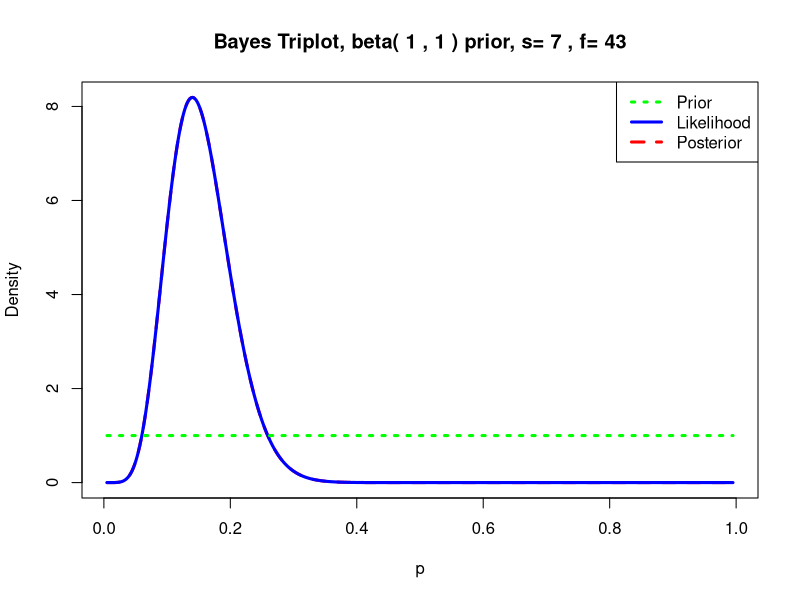
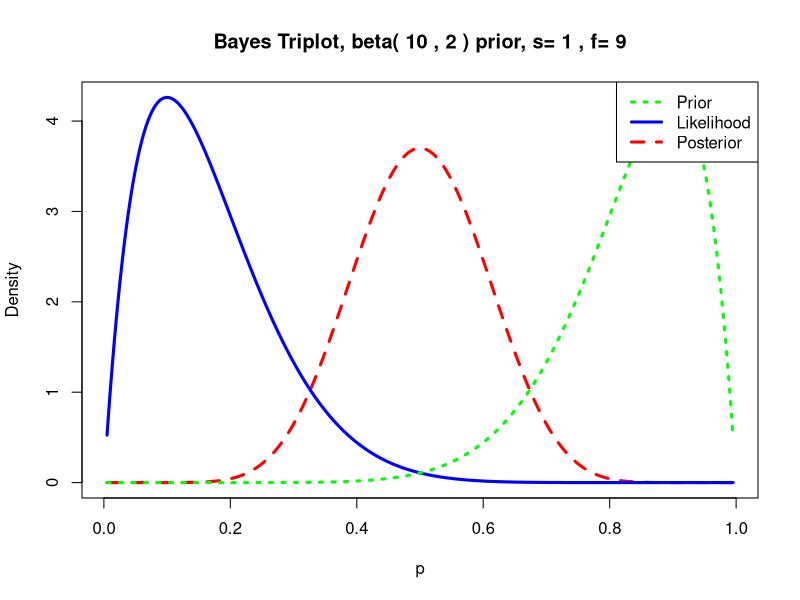
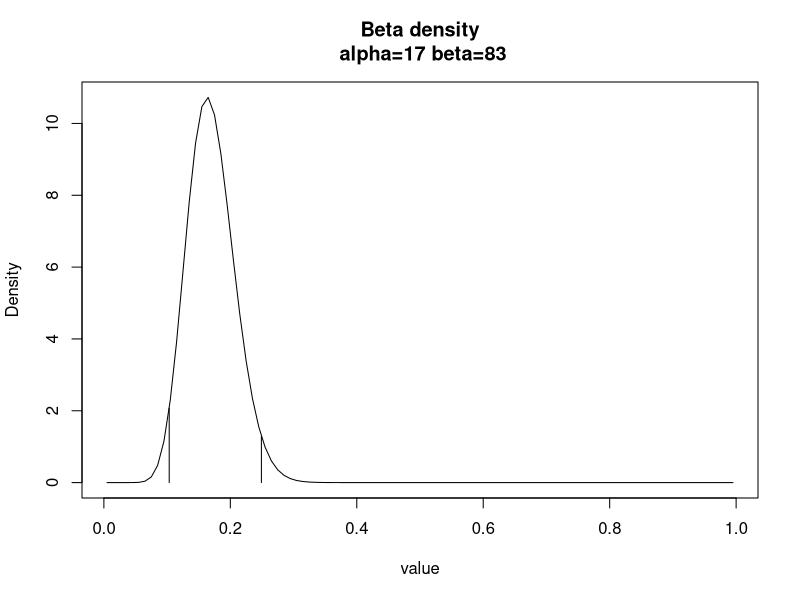

Reproduce these figures in R, in order.

###############################################
# P52
# inference by the frequentist approach

binom.test(7,50,conf.level=0.9)

# P53 
# inference by the frequentist approach

binom.test(7,50,p=0.1,alternative="greater")

# the prior is  an uniform distribution on [0,1]
library(LearnBayes)
triplot(c(1,1),c(7,43))

# a worst case
triplot(c(10,2),c(1,9))

######################################3
# P57
qbeta( c(0.025, 0.975), 17, 83 )


#fig 4.3

x<-seq(0.005,0.995,length=100)
y<-dbeta(x,17,83)
plot(x,y,main="Beta density\n alpha=17 beta=83",type='l',
     xlab="value",ylab="Density")
z<-qbeta(c(0.025,0.975),17,83)
lines(z,dbeta(z,17,83),type="h" )


########################################
library(LearnBayes)
pbetap( c( 8, 44), 25, 3:6 )


pprobs <- pbetap( c( 8, 44), 25, 3:6 )
cbind(3:6, pprobs)
